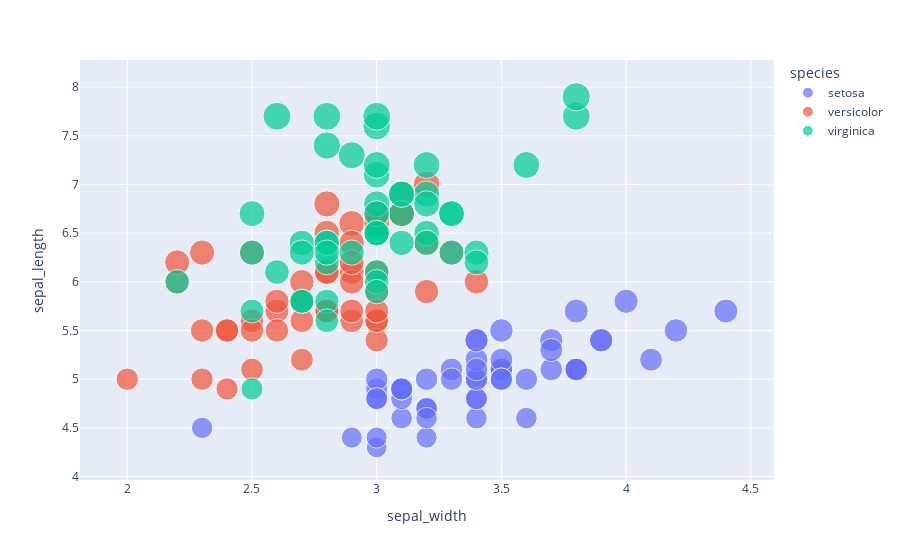

Notebook code for this chart:
### Markdown cell above
# Interactive Visualization Example

This example comes from here: https://jupyterbook.org/en/stable/interactive/interactive.html

### Code cell
import plotly.io as pio
import plotly.express as px
import plotly.offline as py

df = px.data.iris()
fig = px.scatter(df, x="sepal_width", y="sepal_length", color="species", size="sepal_length")
fig

### Figure 1 — Plotly figure (JSON) as saved in the notebook; plotly's stock layout.template omitted (floating-point values rounded to 4 significant figures)
{"data": [{"hovertemplate": "species=setosa<br>sepal_width=%{x}<br>sepal_length=%{marker.size}<extra></extra>", "legendgroup": "setosa", "marker": {"color": "#636efa", "size": [5.1, 4.9, 4.7, 4.6, 5, 5.4, 4.6, 5, 4.4, 4.9, 5.4, 4.8, 4.8, 4.3, 5.8, 5.7, 5.4, 5.1, 5.7, 5.1, 5.4, 5.1, 4.6, 5.1, 4.8, 5, 5, 5.2, 5.2, 4.7, 4.8, 5.4, 5.2, 5.5, 4.9, 5, 5.5, 4.9, 4.4, 5.1, 5, 4.5, 4.4, 5, 5.1, 4.8, 5.1, 4.6, 5.3, 5], "sizemode": "area", "sizeref": 0.01975, "symbol": "circle"}, "mode": "markers", "name": "setosa", "orientation": "v", "showlegend": true, "type": "scatter", "x": [3.5, 3, 3.2, 3.1, 3.6, 3.9, 3.4, 3.4, 2.9, 3.1, 3.7, 3.4, 3, 3, 4, 4.4, 3.9, 3.5, 3.8, 3.8, 3.4, 3.7, 3.6, 3.3, 3.4, 3, 3.4, 3.5, 3.4, 3.2, 3.1, 3.4, 4.1, 4.2, 3.1, 3.2, 3.5, 3.1, 3, 3.4, 3.5, 2.3, 3.2, 3.5, 3.8, 3, 3.8, 3.2, 3.7, 3.3], "xaxis": "x", "y": [5.1, 4.9, 4.7, 4.6, 5, 5.4, 4.6, 5, 4.4, 4.9, 5.4, 4.8, 4.8, 4.3, 5.8, 5.7, 5.4, 5.1, 5.7, 5.1, 5.4, 5.1, 4.6, 5.1, 4.8, 5, 5, 5.2, 5.2, 4.7, 4.8, 5.4, 5.2, 5.5, 4.9, 5, 5.5, 4.9, 4.4, 5.1, 5, 4.5, 4.4, 5, 5.1, 4.8, 5.1, 4.6, 5.3, 5], "yaxis": "y"}, {"hovertemplate": "species=versicolor<br>sepal_width=%{x}<br>sepal_length=%{marker.size}<extra></extra>", "legendgroup": "versicolor", "marker": {"color": "#EF553B", "size": [7, 6.4, 6.9, 5.5, 6.5, 5.7, 6.3, 4.9, 6.6, 5.2, 5, 5.9, 6, 6.1, 5.6, 6.7, 5.6, 5.8, 6.2, 5.6, 5.9, 6.1, 6.3, 6.1, 6.4, 6.6, 6.8, 6.7, 6, 5.7, 5.5, 5.5, 5.8, 6, 5.4, 6, 6.7, 6.3, 5.6, 5.5, 5.5, 6.1, 5.8, 5, 5.6, 5.7, 5.7, 6.2, 5.1, 5.7], "sizemode": "area", "sizeref": 0.01975, "symbol": "circle"}, "mode": "markers", "name": "versicolor", "orientation": "v", "showlegend": true, "type": "scatter", "x": [3.2, 3.2, 3.1, 2.3, 2.8, 2.8, 3.3, 2.4, 2.9, 2.7, 2, 3, 2.2, 2.9, 2.9, 3.1, 3, 2.7, 2.2, 2.5, 3.2, 2.8, 2.5, 2.8, 2.9, 3, 2.8, 3, 2.9, 2.6, 2.4, 2.4, 2.7, 2.7, 3, 3.4, 3.1, 2.3, 3, 2.5, 2.6, 3, 2.6, 2.3, 2.7, 3, 2.9, 2.9, 2.5, 2.8], "xaxis": "x", "y": [7, 6.4, 6.9, 5.5, 6.5, 5.7, 6.3, 4.9, 6.6, 5.2, 5, 5.9, 6, 6.1, 5.6, 6.7, 5.6, 5.8, 6.2, 5.6, 5.9, 6.1, 6.3, 6.1, 6.4, 6.6, 6.8, 6.7, 6, 5.7, 5.5, 5.5, 5.8, 6, 5.4, 6, 6.7, 6.3, 5.6, 5.5, 5.5, 6.1, 5.8, 5, 5.6, 5.7, 5.7, 6.2, 5.1, 5.7], "yaxis": "y"}, {"hovertemplate": "species=virginica<br>sepal_width=%{x}<br>sepal_length=%{marker.size}<extra></extra>", "legendgroup": "virginica", "marker": {"color": "#00cc96", "size": [6.3, 5.8, 7.1, 6.3, 6.5, 7.6, 4.9, 7.3, 6.7, 7.2, 6.5, 6.4, 6.8, 5.7, 5.8, 6.4, 6.5, 7.7, 7.7, 6, 6.9, 5.6, 7.7, 6.3, 6.7, 7.2, 6.2, 6.1, 6.4, 7.2, 7.4, 7.9, 6.4, 6.3, 6.1, 7.7, 6.3, 6.4, 6, 6.9, 6.7, 6.9, 5.8, 6.8, 6.7, 6.7, 6.3, 6.5, 6.2, 5.9], "sizemode": "area", "sizeref": 0.01975, "symbol": "circle"}, "mode": "markers", "name": "virginica", "orientation": "v", "showlegend": true, "type": "scatter", "x": [3.3, 2.7, 3, 2.9, 3, 3, 2.5, 2.9, 2.5, 3.6, 3.2, 2.7, 3, 2.5, 2.8, 3.2, 3, 3.8, 2.6, 2.2, 3.2, 2.8, 2.8, 2.7, 3.3, 3.2, 2.8, 3, 2.8, 3, 2.8, 3.8, 2.8, 2.8, 2.6, 3, 3.4, 3.1, 3, 3.1, 3.1, 3.1, 2.7, 3.2, 3.3, 3, 2.5, 3, 3.4, 3], "xaxis": "x", "y": [6.3, 5.8, 7.1, 6.3, 6.5, 7.6, 4.9, 7.3, 6.7, 7.2, 6.5, 6.4, 6.8, 5.7, 5.8, 6.4, 6.5, 7.7, 7.7, 6, 6.9, 5.6, 7.7, 6.3, 6.7, 7.2, 6.2, 6.1, 6.4, 7.2, 7.4, 7.9, 6.4, 6.3, 6.1, 7.7, 6.3, 6.4, 6, 6.9, 6.7, 6.9, 5.8, 6.8, 6.7, 6.7, 6.3, 6.5, 6.2, 5.9], "yaxis": "y"}], "layout": {"legend": {"itemsizing": "constant", "title": {"text": "species"}, "tracegroupgap": 0}, "margin": {"t": 60}, "xaxis": {"anchor": "y", "domain": [0, 1], "title": {"text": "sepal_width"}}, "yaxis": {"anchor": "x", "domain": [0, 1], "title": {"text": "sepal_length"}}}}
